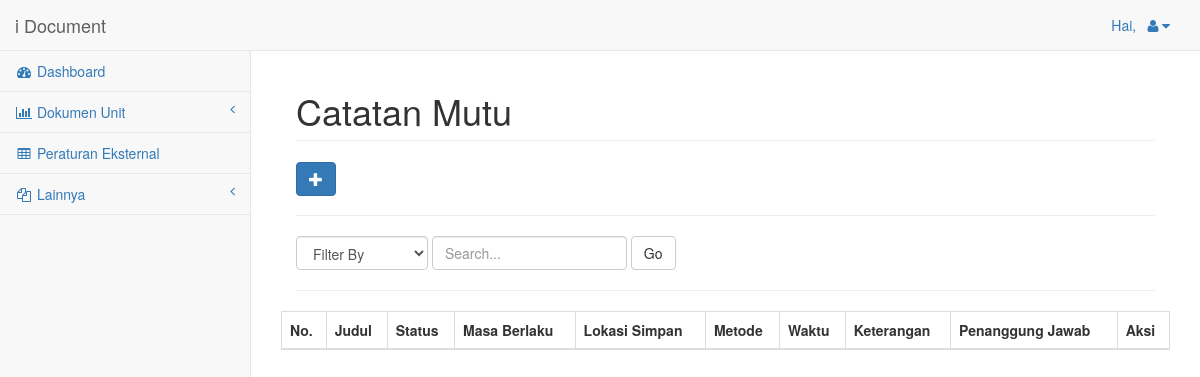
Page /index.php/admin/buatCatatanMutu on the earlier database version.
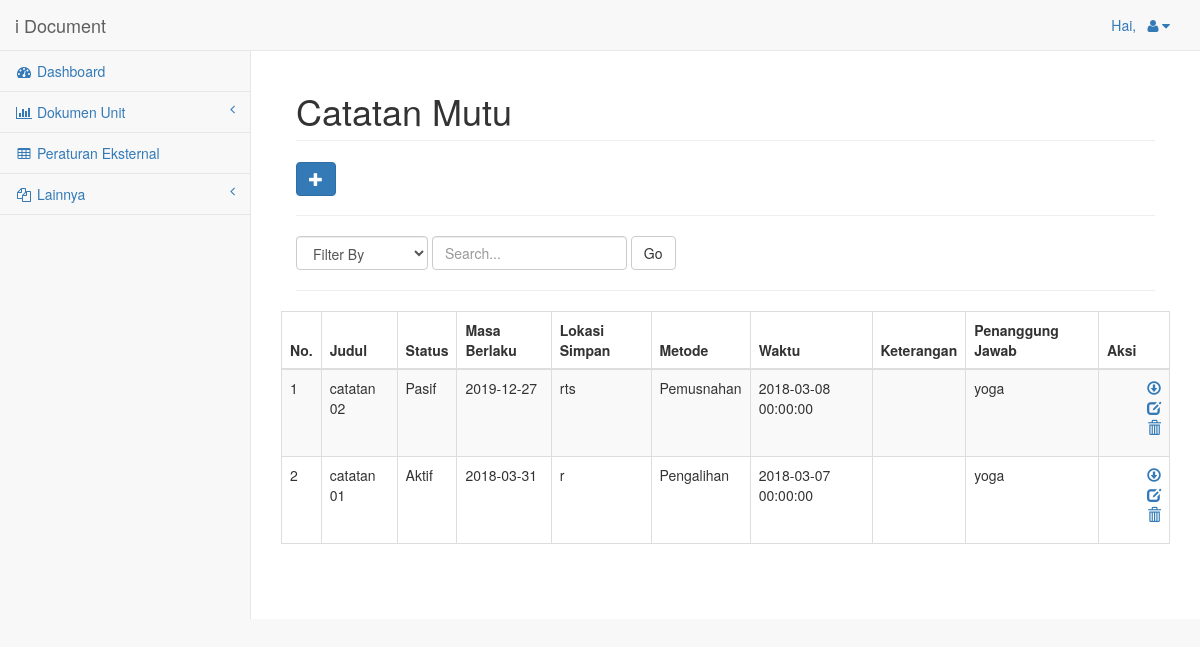
Same page on the later database version.
### tables this page shows
CREATE TABLE `catatan_mutu` (
  `id_catatan` int(3) NOT NULL AUTO_INCREMENT,
  `judul` varchar(255) DEFAULT NULL,
  `id_status_cm` int(3) DEFAULT NULL,
  `masa_berlaku` date DEFAULT NULL,
  `lokasi_simpan` varchar(50) DEFAULT NULL,
  `file` varchar(255) DEFAULT NULL,
  `keterangan` text,
  `entry_date` datetime DEFAULT NULL,
  `id_metode` int(3) DEFAULT NULL,
  `id_admin` int(10) DEFAULT NULL,
  PRIMARY KEY (`id_catatan`),
  KEY `id_metode` (`id_metode`),
  KEY `status_cm` (`id_status_cm`),
  KEY `id_admin` (`id_admin`),
  CONSTRAINT `catatan_mutu_ibfk_2` FOREIGN KEY (`id_metode`) REFERENCES `metode` (`id_metode`),
  CONSTRAINT `catatan_mutu_ibfk_3` FOREIGN KEY (`id_status_cm`) REFERENCES `status_cm` (`id_status_cm`),
  CONSTRAINT `catatan_mutu_ibfk_4` FOREIGN KEY (`id_admin`) REFERENCES `tb_admin` (`id_admin`)
);

CREATE TABLE `status_cm` (
  `id_status_cm` int(3) NOT NULL,
  `status_cm` varchar(25) DEFAULT NULL,
  PRIMARY KEY (`id_status_cm`)
);

CREATE TABLE `metode` (
  `id_metode` int(3) NOT NULL,
  `metode` varchar(50) DEFAULT NULL,
  PRIMARY KEY (`id_metode`)
);

### application/controllers/Admin.php (called while the page is built, shortened)
<?php
class Admin extends CI_Controller{
	public function __construct(){
	$this->load->model('model_peraturan');
	$this->load->model('model_dokumen_baru');
	$this->load->model('model_catatan_mutu');
	$this->load->helper('url');
	$this->load->library('form_validation');
	$this->load->library('session');
	}
	public function buatCatatanMutu(){
		$data['title']='Catatan Baru';
		$data['status_cm']=$this->model_catatan_mutu->get_status_cm();
		$data['metode']=$this->model_catatan_mutu->get_metode();
		$data['catatan_mutu']=$this->model_catatan_mutu->get_catatan();
		$filter=$this->input->post('filter');
		$field=$this->input->post('field');
		$search=$this->input->post('search');
		if (isset($filter) && !empty($search)) {
           $data['catatan_mutu'] = $this->model_catatan_mutu->getCatatanWhereLike($field, $search);
        } else {
            $data['catatan_mutu'] = $this->model_catatan_mutu->get_catatan();
        }
		$this->load->view('admin/header',$data);
		$this->load->view('admin/catatanMutu',$data);
	}
}

### index.php (called while the page is built, shortened)
<?php
require_once BASEPATH.'core/CodeIgniter.php';

### application/models/model_catatan_mutu.php (called while the page is built, shortened)
<?php
class model_catatan_mutu extends CI_Model{
    function get_catatan(){
        $query=$this->db->query('
        SELECT
        catatan_mutu.id_catatan,
        catatan_mutu.judul,
        status_cm.status_cm,
        catatan_mutu.masa_berlaku,
        catatan_mutu.lokasi_simpan,
        catatan_mutu.`file`,
        catatan_mutu.keterangan,
        catatan_mutu.entry_date,
        metode.metode,
        tb_admin.nama,
        unit.unit
        FROM
        catatan_mutu
        Inner Join tb_admin ON catatan_mutu.id_admin = tb_admin.id_admin
        Inner Join unit ON tb_admin.id_unit = unit.id_unit
        Inner Join status_cm ON status_cm.id_status_cm = catatan_mutu.id_status_cm
        Inner Join metode ON metode.id_metode = catatan_mutu.id_metode
        order by id_catatan desc
        ');
        return $query->result_array();
    }
}
?>

### application/views/admin/catatanMutu.php (the view, shortened to what the changed rows need)
        <div id="page-wrapper">
            <div class="col-lg-12">
                <h1 class="page-header">Catatan Mutu</h1>
            </div>
                <table width="100%" class="table table-striped table-bordered table-hover" id="dataTables-example">
                <thead>
                    <tr>
                        <th align="center">No.</th>
                        <th data-field="judul">Judul</th>
                        <th data-field="status_cm">Status</th>
                        <th data-field="masa_simpan">Masa Berlaku</th>
                        <th data-field="lokasi_simpan">Lokasi Simpan</th>
                        <th data-field="metode">Metode</th>
                        <th data-field="entry_date">Waktu</th>
                        <th data-field="keterangan">Keterangan</th>
                        <th data-field="nama_admin">Penanggung Jawab</th>
                        <th colspan="1">Aksi</th>
                    </tr>
                </thead>
                <tbody>
                    <?php $no=1;
                    foreach($catatan_mutu as $c) { ?>
                    <tr>
                        <td><?php echo $no++; ?></td>
                        <td><?php echo $c['judul']; ?></td>
                        <td><?php echo $c['status_cm']; ?></td>
                        <td><?php echo $c['masa_berlaku']; ?></td>
                        <td><?php echo $c['lokasi_simpan']; ?></td>
                        <td><?php echo $c['metode']; ?></td>
                        <td><?php echo $c['entry_date']; ?></td>
                        <td><?php echo $c['keterangan']; ?></td>
                        <td><?php echo $c['nama']; ?></td>
                        <td>
                            <ul style="list-style-type: none;">
                                <li>
                                    <li><a href="<?php echo base_url('admin/downloadCM/'.$c['id_catatan']);?>" class="glyphicon glyphicon-download"></a></li>
                                    <li><a href="<?php echo base_url('admin/editCatatan/'.$c['id_catatan']);?>" class="glyphicon glyphicon-edit"></a></li>
                                    <li><a href="<?php echo base_url('admin/hapusCatatan/'.$c['id_catatan']);?>" class="glyphicon glyphicon-trash"
                                         onclick="return confirm('Anda akan menghapus catatan mutu ini?')"></a></li>
                                </li>
                        </td>
                    </tr>
                    <?php } ?>
                </tbody>
            </table>
            </div>
        </div>
</body>

Differences in the rows shown:
added catatan_mutu: judul "catatan 02", id_status_cm.status_cm "Pasif", masa_berlaku "2019-12-27", lokasi_simpan "rts", id_metode.metode "Pemusnahan", entry_date "2018-03-08 00:00:00", id_admin.nama "yoga"
added catatan_mutu: judul "catatan 01", id_status_cm.status_cm "Aktif", masa_berlaku "2018-03-31", lokasi_simpan "r", id_metode.metode "Pengalihan", entry_date "2018-03-07 00:00:00", id_admin.nama "yoga"
